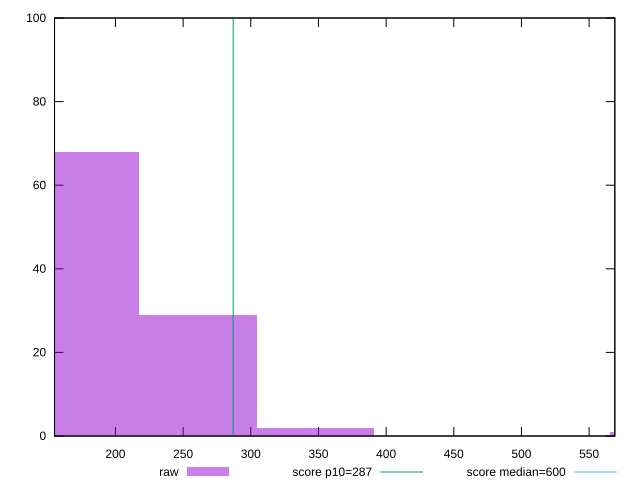

Here is the gnuplot script that generated this plot:
reset

$raw <<EOF
608.8606006660135 1
260.9402574282915 29
173.960171618861 68
347.920343237722 2
EOF

set key outside below
set boxwidth 86.9800858094305
set xrange [154.98999999999978:569.0000000000005]
set yrange [0:100]
set trange [0:100]
set style fill transparent solid 0.5 noborder

set parametric
set terminal svg size 640, 490 enhanced background rgb 'white'
set output "reports/report_00033_2021-03-01T14-23-16.841Z/total-blocking-time/samples/astro-inner-cached/raw/histogram.svg"

plot $raw title "raw" with boxes, \
     287,t title "score p10=287", \
     600,t title "score median=600"

reset
